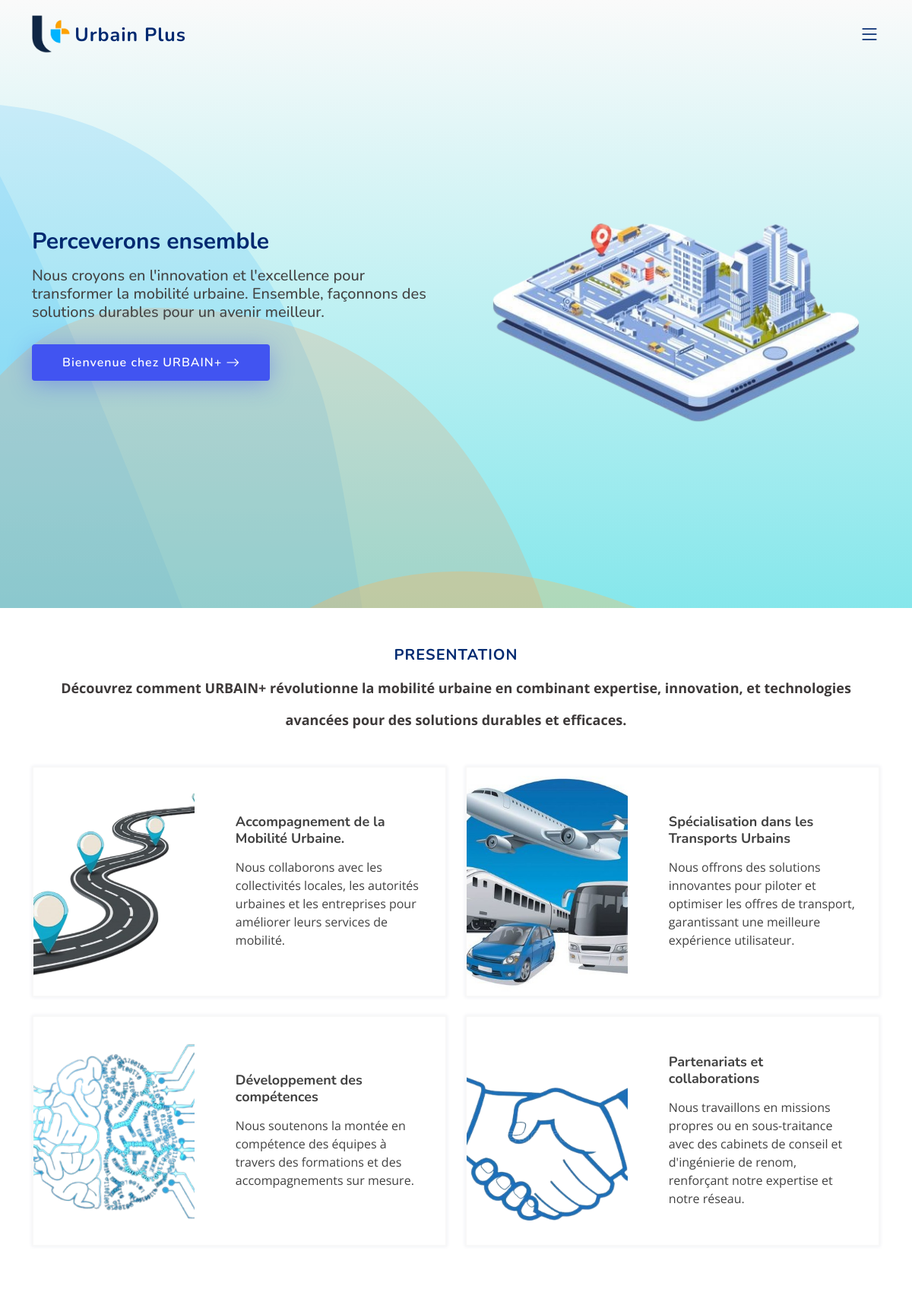
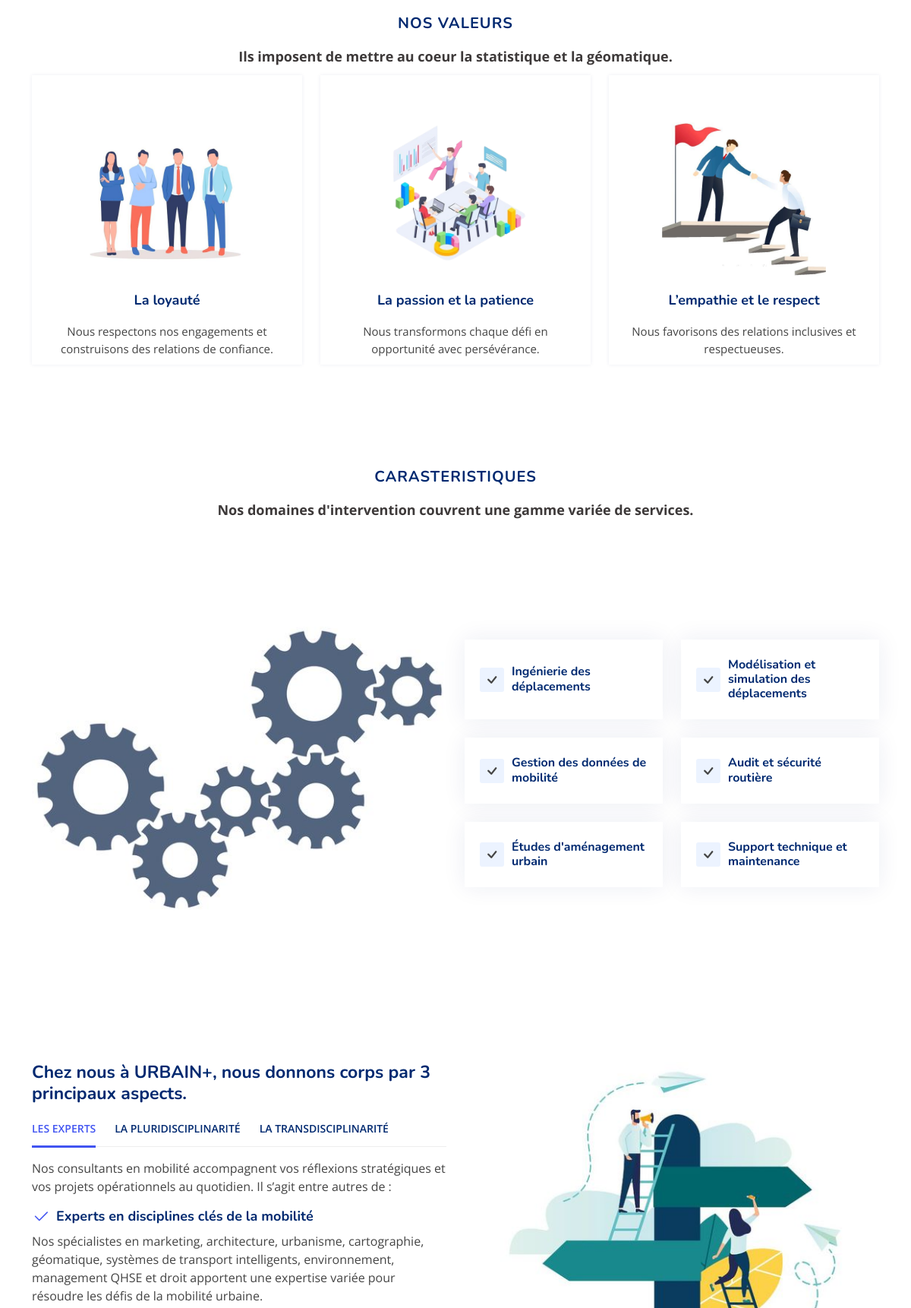
The page / (upper part) on the database its author committed (2 pictures, top to bottom).
### app/models.py (models this page shows)
class Header(models.Model):
    logo = models.ImageField(upload_to='media/')
    title = models.CharField(max_length=200)#nom entreprise
    onglet_1 = models.CharField(max_length=200)#home
    onglet_2 = models.CharField(max_length=200)#servicet
    onglet_3 = models.CharField(max_length=200)#eam
    onglet_4 = models.CharField(max_length=200)#contact
    onglet_5 = models.CharField(max_length=200)#about

class Section(models.Model):
    image_home = models.ImageField(upload_to='media/section/')
    image_service = models.ImageField(upload_to='media/section/')
    image_footer = models.ImageField(upload_to='media/section/')
    image_equipe = models.ImageField(upload_to='media/section/')

class Accueil(models.Model):
    slogan = models.CharField(max_length=200)
    sous_slogan = models.CharField(max_length=200)
    Bouton_page1 = models.CharField(max_length=200)#home
    image_1_accueil = models.ImageField(upload_to='media/acceuil/')
    text_presentation = models.CharField(max_length=200)#titre pour presentation
    sous_text_presentation = models.CharField(max_length=200)#text d'accroche
    text_valeur = models.CharField(max_length=200)#titre pour valeur
    sous_text_valeur = models.CharField(max_length=200)#text d'accroche
    text_carasteristique = models.CharField(max_length=200)#titre pour presentation
    sous_text_carasteristique1 = models.CharField(max_length=200)#text d'accroche
    image1 = models.ImageField(upload_to='media/carasteristique/')
    sous_text_carasteristique2 = models.CharField(max_length=200)#text d'accroche
    image2 = models.ImageField(upload_to='media/carasteristique/')
    sous_text_carasteristique3 = models.CharField(max_length=200)#text d'accroche
    image3 = models.ImageField(upload_to='media/carasteristique/')
    title_carasteristique2_1 = models.CharField(max_length=200)
    title_carasteristique2_2 = models.CharField(max_length=200)
    title_carasteristique2_3 = models.CharField(max_length=200)
    text_question = models.CharField(max_length=200)#titre pour question
    sous_text_question = models.CharField(max_length=200)#text d'accroche
    text_temstimonail = models.CharField(max_length=200)#titre pour temoignage
    sous_text_testimonail = models.CharField(max_length=200)#text d'accroche

class Presentation(models.Model):
    image = models.ImageField(upload_to='media/presentation/')
    title_presentation = models.CharField(max_length=200)
    text_presentation = models.CharField(max_length=200)

class Valeur(models.Model):
    image = models.ImageField(upload_to='media/valeur/')
    title_valeur = models.CharField(max_length=200)
    text_valeur = models.CharField(max_length=200)

class Carasteristique1(models.Model):
    text_domaine = models.CharField(max_length=200)

class Carasteristique2(models.Model):
    title1 = models.CharField(max_length=200)
    sout_text1 = models.TextField(max_length=500)
    sous_titre1_1  = models.CharField(max_length=200)
    sous_text1_1 = models.TextField(max_length=500)
    sous_titre1_2 = models.CharField(max_length=200)
    sous_text1_2 = models.TextField(max_length=500)
    sous_titre1_3 = models.CharField(max_length=200)
    sous_text1_3 = models.TextField(max_length=500)
    title2 = models.CharField(max_length=200)
    sout_text2 = models.TextField(max_length=500)
    sous_titre2_1 = models.CharField(max_length=200)
    sous_text2_1 = models.TextField(max_length=500)
    sous_titre2_2 = models.CharField(max_length=200)
    sous_text2_2 = models.TextField(max_length=500)
    sous_titre2_3 = models.CharField(max_length=200)
    sous_text2_3 = models.TextField(max_length=500)
    title3 = models.CharField(max_length=200)
    sout_text3 = models.TextField(max_length=500)
    sous_titre3_1 = models.CharField(max_length=200)
    sous_text3_1 = models.TextField(max_length=500)
    sous_titre3_2 = models.CharField(max_length=200)
    sous_text3_2 = models.TextField(max_length=500)
    sous_titre3_3 = models.CharField(max_length=200)
    sous_text3_3 = models.TextField(max_length=500)

### app/views.py (the view, shortened to what this page needs)
# urls.py: path('', views.home, name='home'),
def home(request):
    headers = Header.objects.first()
    accueil = Accueil.objects.first()
    presentations = Presentation.objects.all()
    valeurs = Valeur.objects.all()
    carasteristique1s = Carasteristique1.objects.all()
    carasteristique2 = Carasteristique2.objects.first()
    carasteristique3s = Carasteristique3.objects.all()
    questions = Question.objects.all()
    temoins = Temoin.objects.all()
    socials = Social.objects.all()
    footers = Footer.objects.first()
    liens = Lien.objects.all()
    offres = Offre.objects.all()
    infos = Info.objects.first()
    section = Section.objects.first()
    context={
        'headers': headers,
        'accueil': accueil,
        'presentations':presentations,
        'valeurs':valeurs,
        'carasteristique1s':carasteristique1s,
        'carasteristique2':carasteristique2,
        'carasteristique3s':carasteristique3s,
        'questions':questions,
        'temoins':temoins,
        'socials':socials,
        'footers':footers,
        'liens':liens,
        'offres':offres,
        'infos':infos,
        'section':section,
    }
    return render(request, 'home.html',context)

### app/templates/home.html (shortened to what this page needs)
{% extends 'base.html' %}
    {% load static%}
{% block content %}
  <section id="hero" class="hero d-flex align-items-center" style="background: url({{ section.image_home.url }}) top center no-repeat;">
    <div class="container">
      <div class="row">
        <div class="col-lg-6 d-flex flex-column justify-content-center">
          <h1 data-aos="fade-up">{{ accueil.slogan }}</h1>
          <h2 data-aos="fade-up" data-aos-delay="400">{{ accueil.sous_slogan }}</h2>
          <div data-aos="fade-up" data-aos-delay="600">
            <div class="text-center text-lg-start">
              <a href="#constructions" class="btn-get-started scrollto d-inline-flex align-items-center justify-content-center align-self-center">
                <span>{{ accueil.Bouton_page1 }}</span>
                <i class="bi bi-arrow-right"></i>
              </a>
            </div>
          </div>
        </div>
        <div class="col-lg-6 hero-img" data-aos="zoom-out" data-aos-delay="200">
          <img src="{{ accueil.image_1_accueil.url }}" class="img-fluid" alt="">
        </div>
      </div>
    </div>
  </section>
  <main id="main">
    <section id="constructions" class="constructions">
        <div class="container" data-aos="fade-up">
          <div class="section-header">
            <h2>{{ accueil.text_presentation }}</h2>
            <p>{{ accueil.sous_text_presentation }}</p>
          </div>
          <div class="row gy-4">
            {% for presentation in presentations%}
            <div class="col-lg-6" data-aos="fade-up" data-aos-delay="100">
              <div class="card-item">
                <div class="row">
                  <div class="col-xl-5">
                    <div class="card-bg" style="background-image: url({{ presentation.image.url }});"></div>
                  </div>
                  <div class="col-xl-7 d-flex align-items-center">
                    <div class="card-body">
                      <h4 class="card-title">
                        {{ presentation.title_presentation}}</h4>
                      <p>{{ presentation.text_presentation}}</p>
                    </div>
                  </div>
                </div>
              </div>
            </div>
            {% endfor%}
          </div>
        </div>
      </section>
    <section id="values" class="values">
      <div class="container" data-aos="fade-up">
        <header class="section-header">
          <h2>Nos valeurs</h2>
          <p>Ils imposent de mettre au coeur la statistique et la géomatique.</p>
        </header>
        <div class="row">
        {% for valeur in valeurs%}
          <div class="col-lg-4" data-aos="fade-up" data-aos-delay="200">
            <div class="box">
              <img src="{{ valeur.image.url }}" class="img-fluid" alt="">
              <h3>{{ valeur.title_valeur }}</h3>
              <p>{{ valeur.text_valeur }}</p>
            </div>
          </div>
        {% endfor%}
        </div>
      </div>
    </section>
    <section id="features" class="features">
      <div class="container" data-aos="fade-up">
        <header class="section-header">
          <h2>Carasteristiques</h2>
          <p>{{ accueil.sous_text_carasteristique1 }}</p>
        </header>
        <div class="row">
          <div class="col-lg-6">
            <img src="{{ accueil.image1.url }}" class="img-fluid" alt="">
          </div>
          <div class="col-lg-6 mt-5 mt-lg-0 d-flex">
            <div class="row align-self-center gy-4">
            {% for carasteristique1 in carasteristique1s %}
              <div class="col-md-6" data-aos="zoom-out" data-aos-delay="200">
                <div class="feature-box d-flex align-items-center">
                  <i class="bi bi-check"></i>
                  <h3>{{ carasteristique1.text_domaine }}</h3>
                </div>
              </div>
            {% endfor%}
            </div>
          </div>
        </div>
        <div class="row feture-tabs" data-aos="fade-up">
          <div class="col-lg-6">
            <h3>{{ accueil.sous_text_carasteristique2 }}</h3>
            <ul class="nav nav-pills mb-3">
              <li>
                <a class="nav-link active" data-bs-toggle="pill" href="#tab1">{{ accueil.title_carasteristique2_1}}</a>
              </li>
              <li>
                <a class="nav-link" data-bs-toggle="pill" href="#tab2">{{ accueil.title_carasteristique2_2}}</a>
              </li>
              <li>
                <a class="nav-link" data-bs-toggle="pill" href="#tab3">{{ accueil.title_carasteristique2_3}}</a>
              </li>
            </ul>
            <div class="tab-content">
              <div class="tab-pane fade show active" id="tab1">
                <p>{{ carasteristique2.sout_text1}}</p>
                <div class="d-flex align-items-center mb-2">
                  <i class="bi bi-check2"></i>
                  <h4>{{ carasteristique2.sous_titre1_1}}</h4>
                </div>
                <p>{{ carasteristique2.sous_text1_1}}</p>
              </div>
            </div>
          </div>
          <div class="col-lg-6">
            <img src="{{ accueil.image2.url }}" class="img-fluid" alt="">
          </div>
        </div>
      </section>
  </main>
{% endblock content%}

### app/templates/base.html (shortened to what this page needs)
<!DOCTYPE html>
{% load static%}
<html lang="en">
<head>
  <link href="{% static 'vendor/aos/aos.css'%}" rel="stylesheet">
  <link href="{% static 'vendor/bootstrap/css/bootstrap.min.css'%}" rel="stylesheet">
  <link href="{% static 'vendor/bootstrap-icons/bootstrap-icons.css'%}" rel="stylesheet">
  <link href="{% static 'vendor/glightbox/css/glightbox.min.css'%}" rel="stylesheet">
  <link href="{% static 'vendor/remixicon/remixicon.css'%}" rel="stylesheet">
  <link href="{% static 'vendor/swiper/swiper-bundle.min.css'%}" rel="stylesheet">
  <link href="{% static 'css/style.css'%}" rel="stylesheet">
  <link href="{% static 'css/style_service.css'%}" rel="stylesheet">
</head>
<body>
  <header id="header" class="header fixed-top">
    <div class="container-fluid container-xl d-flex align-items-center justify-content-between">
      <a href="{% url 'home' %}" class="logo d-flex align-items-center">
        <img src="{{ headers.logo.url }}" alt="">
        <span>{{headers.title}}</span>
      </a>
      <nav id="navbar" class="navbar">
        <i class="bi bi-list mobile-nav-toggle"></i>
      </nav>
    </div>
  </header>
  {% block content %}
  {% endblock %}
</body>
</html>

### app/static/css/style.css (style rules this page uses)
:root { scroll-behavior: smooth; }
body { font-family: "Open Sans", sans-serif; color: #444444; }
a { color: #178bff; text-decoration: none; }
h1, h2, h3, h4, h5, h6 { font-family: "Nunito", sans-serif; }
section { padding: 50px 0; overflow: hidden; }
.section-header { text-align: center; padding-bottom: 40px; }
.section-header h2 { font-size: 20px; letter-spacing: 1px; font-weight: 700; margin: 0; color: #012970; text-transform: uppercase; }
.section-header p { margin: 10px 0 0 0; padding: 0; font-size: 18px; line-height: 42px; font-weight: 700; color: #3d3939; }
.header { transition: all 0.5s; z-index: 997; padding: 20px 0; }
.header .logo { line-height: 0; }
.header .logo img { max-height: 50px; margin-right: 6px; }
.header .logo span { font-size: 25px; font-weight: 700; letter-spacing: 1px; color: #012970; font-family: "Nunito", sans-serif; margin-top: 3px; }
.navbar { padding: 0; }
.mobile-nav-toggle { color: #012970; font-size: 28px; cursor: pointer; display: none; line-height: 0; transition: 0.5s; }
@media (max-width: 1200px) { .mobile-nav-toggle { display: block; } }
.hero { width: 100%; height: 100vh; background-size: cover; }
.hero h1 { margin: 0; font-size: 30px; font-weight: 700; color: #012970; }
.hero h2 { color: #444444; margin: 15px 0 0 0; font-size:20px; }
.hero .btn-get-started { margin-top: 30px; line-height: 0; padding: 15px 40px; border-radius: 4px; transition: 0.5s; color: #fff; background: #4154f1; box-shadow: 0px 5px 30px rgba(65, 84, 241, 0.4); }
.hero .btn-get-started span { font-family: "Nunito", sans-serif; font-weight: 600; font-size: 16px; letter-spacing: 1px; }
.hero .btn-get-started i { margin-left: 5px; font-size: 18px; transition: 0.3s; }
.hero .hero-img { text-align: right; }
@media (min-width: 1024px) { .hero { background-attachment: fixed; } }
.constructions .card-item { border: 2px solid rgba(214, 214, 214, 0.176); box-shadow: 0px 0 5px rgba(1, 41, 112, 0.08); background: #fff; position: relative; border-radius: 0; }
.constructions .card-item .card-bg { min-height: 300px; background-size: cover; background-position: center; background-repeat: no-repeat; }
.constructions .card-item .card-body { padding: 30px; }
.constructions .card-item h4 { font-weight: 700; font-size: 18px; margin-bottom: 15px; color: #414141; }
.constructions .card-item p { color: #414141; margin: 0; }
.values .box { margin-top: -10%; padding: 30px; box-shadow: 0px 0 5px rgba(1, 41, 112, 0.08); text-align: center; transition: 0.3s; height: 100%; }
.values .box img { padding: 30px 50px; transition: 0.5s; transform: scale(1.1); }
.values .box h3 { font-size: 18px; color: #012970; font-weight: 700; margin-bottom: 18px; }
.values .box p { font-size: 15px; }
.features .feature-box { padding: 24px 20px; box-shadow: 0px 0 30px rgba(1, 41, 112, 0.08); transition: 0.3s; height: 100%; }
.features .feature-box h3 { font-size: 16px; color: #012970; font-weight: 700; margin: 0; }
.features .feature-box i { line-height: 0; background: #ecf3ff; padding: 4px; margin-right: 10px; font-size: 24px; border-radius: 3px; transition: 0.3s; }
.features .feture-tabs { margin-top: 120px; }
.features .feture-tabs h3 { color: #012970; font-weight: 700; font-size: 23px; margin-bottom: 10px; }
.features .feture-tabs .nav-pills { border-bottom: 1px solid #eee; }
.features .feture-tabs .nav-link { background: none; text-transform: uppercase; font-size: 14px; font-weight: 600; color: #012970; padding: 12px 0; margin-right: 25px; margin-bottom: -2px; border-radius: 0; }
.features .feture-tabs .nav-link.active { color: #4154f1; border-bottom: 3px solid #4154f1; }
.features .feture-tabs .tab-content h4 { font-size: 18px; margin: 0; font-weight: 700; color: #012970; }
.features .feture-tabs .tab-content i { font-size: 24px; line-height: 0; margin-right: 8px; color: #4154f1; }

### rows shown on the page
Header: logo (picture), title "Urbain Plus"
Section: image_home (picture)
Accueil: slogan "Perceverons ensemble", sous_slogan "Nous croyons en l'innovation et l'excellence pour transformer la mobilité urbaine. Ensemble, façonnons des solutions durables pour un avenir meilleur.", Bouton_page1 "Bienvenue chez URBAIN+", image_1_accueil (picture), text_presentation "PRESENTATION", sous_text_presentation "Découvrez comment URBAIN+ révolutionne la mobilité urbaine en combinant expertise, innovation, et technologies avancées pour des solutions durables et efficaces.", sous_text_carasteristique1 "Nos domaines d'intervention couvrent une gamme variée de services.", image1 (picture), sous_text_carasteristique2 "Chez nous à URBAIN+, nous donnons corps par 3 principaux aspects.", title_carasteristique2_1 "LES EXPERTS", title_carasteristique2_2 "LA PLURIDISCIPLINARITÉ", title_carasteristique2_3 "LA TRANSDISCIPLINARITÉ", image2 (picture)
Presentation: image (picture), title_presentation "Accompagnement de la Mobilité Urbaine.", text_presentation "Nous collaborons avec les collectivités locales, les autorités urbaines et les entreprises pour améliorer leurs services de mobilité."
Presentation: image (picture), title_presentation "Spécialisation dans les Transports Urbains", text_presentation "Nous offrons des solutions innovantes pour piloter et optimiser les offres de transport, garantissant une meilleure expérience utilisateur."
Presentation: image (picture), title_presentation "Développement des compétences", text_presentation "Nous soutenons la montée en compétence des équipes à travers des formations et des accompagnements sur mesure."
Presentation: image (picture), title_presentation "Partenariats et collaborations", text_presentation "Nous travaillons en missions propres ou en sous-traitance avec des cabinets de conseil et d'ingénierie de renom, renforçant notre expertise et notre réseau."
Valeur: image (picture), title_valeur "La loyauté", text_valeur "Nous respectons nos engagements et construisons des relations de confiance."
Valeur: image (picture), title_valeur "La passion et la patience", text_valeur "Nous transformons chaque défi en opportunité avec persévérance."
Valeur: image (picture), title_valeur "L’empathie et le respect", text_valeur "Nous favorisons des relations inclusives et respectueuses."
Carasteristique1: text_domaine "Ingénierie des déplacements"
Carasteristique1: text_domaine "Modélisation et simulation des déplacements"
Carasteristique1: text_domaine "Gestion des données de mobilité"
Carasteristique1: text_domaine "Audit et sécurité routière"
Carasteristique1: text_domaine "Études d'aménagement urbain"
Carasteristique1: text_domaine "Support technique et maintenance"
Carasteristique2: sout_text1 "Nos consultants en mobilité accompagnent vos réflexions stratégiques et vos projets opérationnels au quotidien. Il s’agit entre autres de :", sous_titre1_1 "Experts en disciplines clés de la mobilité", sous_text1_1 "Nos spécialistes en marketing, architecture, urbanisme, cartographie, géomatique, systèmes de transport intelligents, environnement, management QHSE et droit apportent une expertise variée pour résoudre les défis de la mobilité urbaine."
